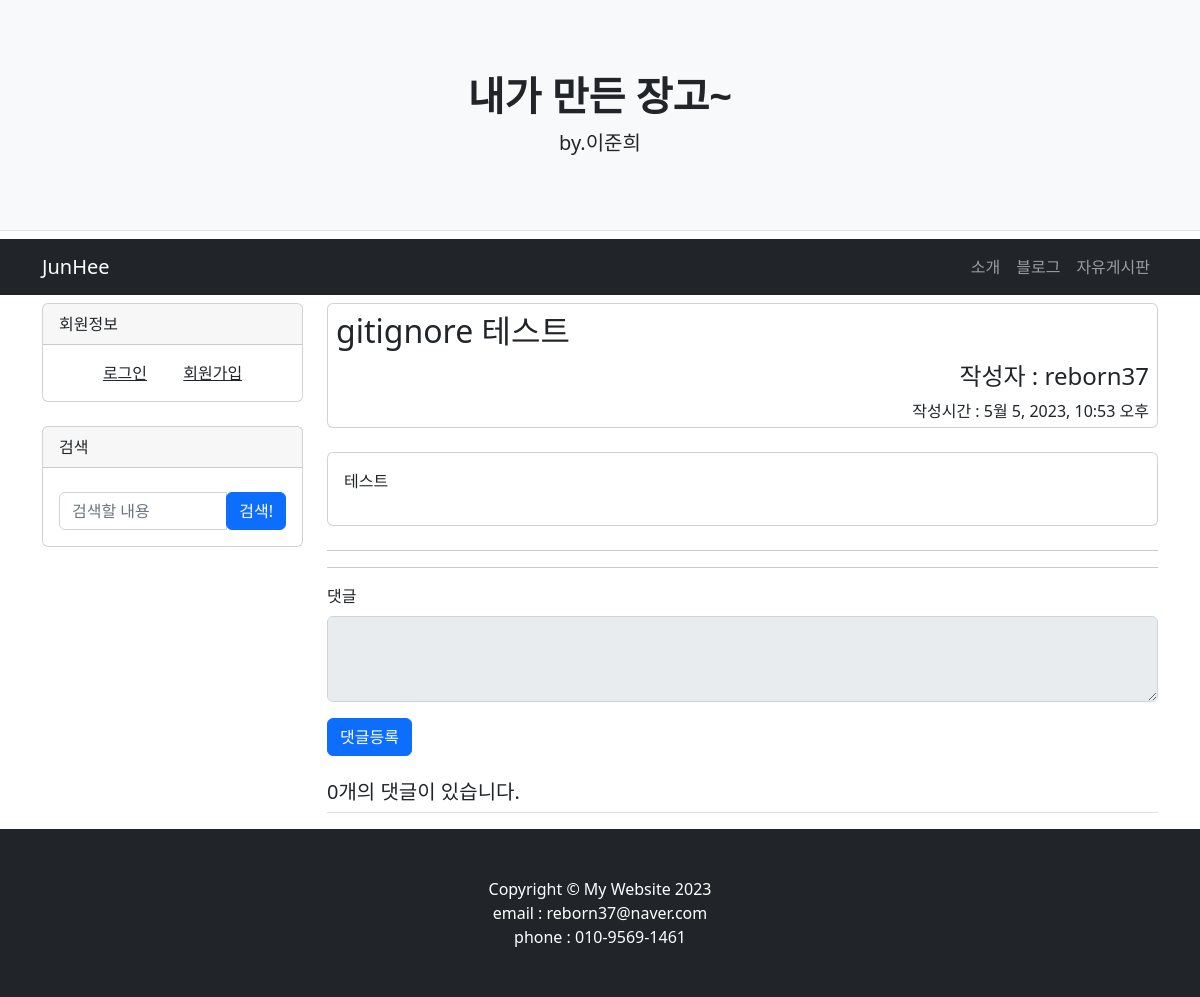
/freeboard/4/, run on an earlier commit of the app's database.
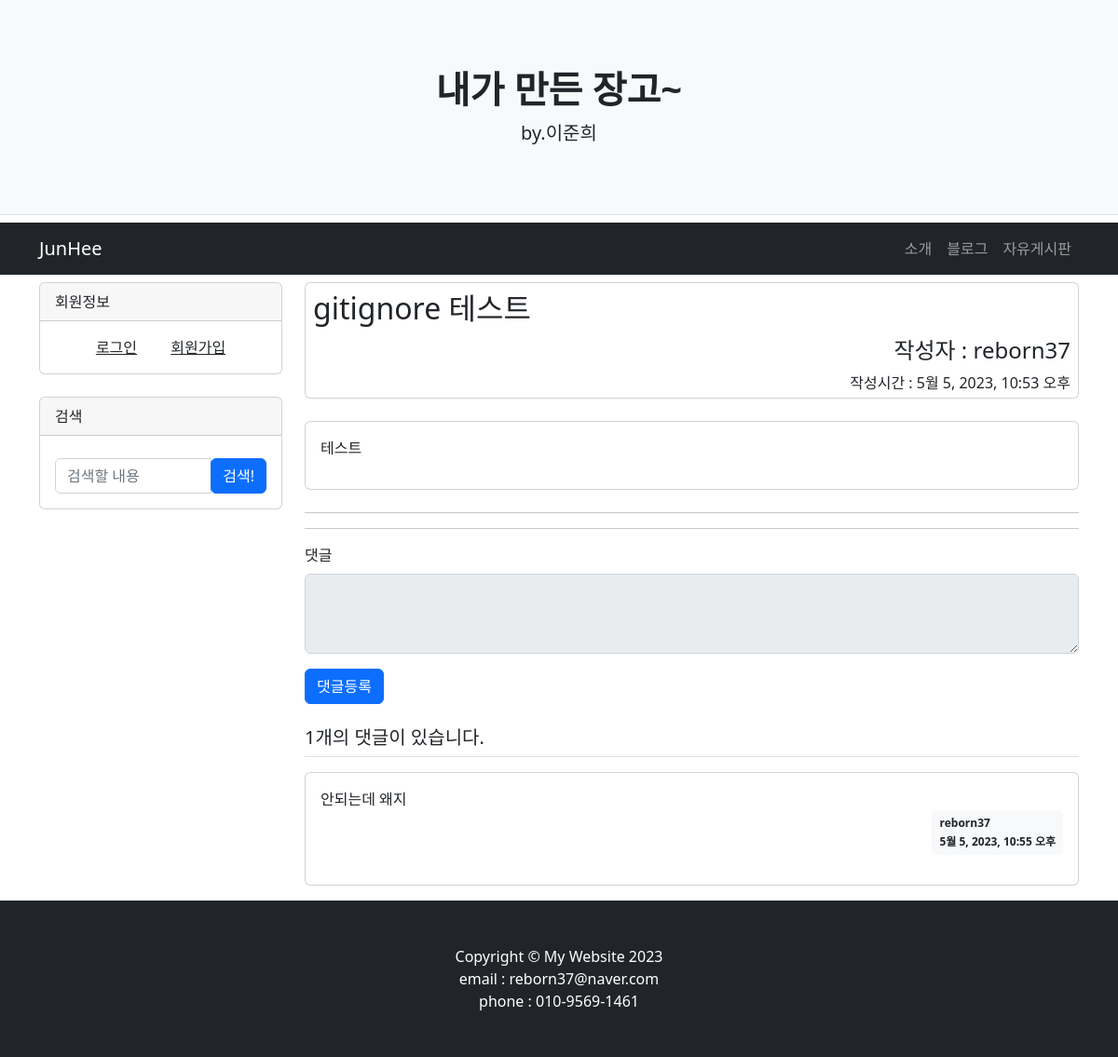
And on a later commit of the database.
### freeboard/models.py (models this page shows, shortened)
class FreePost(models.Model):
    id = models.AutoField(primary_key=True)
    title = models.CharField(max_length=200)
    author = models.ForeignKey(User, on_delete=models.CASCADE, related_name='free_author_question')
    content = models.TextField()
    create_date = models.DateTimeField()
    modify_date = models.DateTimeField(null=True, blank=True)
    click = models.IntegerField(null=True, default=0) # 클릭
    class Meta:
        db_table = 'freepost'

class FreeComment(models.Model):
    freepost = models.ForeignKey(FreePost, on_delete=models.CASCADE)
    author = models.ForeignKey(User, on_delete=models.CASCADE, related_name='free_author_answer')
    content = models.TextField()
    create_date = models.DateTimeField()
    modify_date = models.DateTimeField(null=True, blank=True)

### freeboard/views.py (the view)
# urls.py: path('<int:freepost_id>/',views.free_detail,name='free_detail'),
def free_detail(request, freepost_id):
    freepost = get_object_or_404(FreePost, pk=freepost_id)
    comments = countcomment(request)
    posts = countpost(request)
    context = {'post': freepost,'posts':posts,'comments':comments}
    return render(request, 'freeboard/freeboard_detail.html', context)

### freeboard/templatetags/free_filter.py (called while the page is built)
@register.filter
def mark(value):
    extensions = ["nl2br", "fenced_code","tables"]
    return mark_safe(markdown.markdown(value, extensions=extensions))

### freeboard/views.py (called while the page is built)
def countpost(request):
    if request.user in User.objects.all(): # 유저가 로그인하면
        postcount = Post.objects.filter(author_id=request.user).count()
        freepostcount = FreePost.objects.filter(author_id=request.user).count()
        return postcount+freepostcount # 유저의 아이디=포스트 작성자 아이디 인 포스트들의 갯수를 세서 posts에 담아서 render

def countcomment(request):
    if request.user in User.objects.all():
        commentcount = Comment.objects.filter(author_id=request.user).count()
        freecommentcount = FreeComment.objects.filter(author_id=request.user).count()
        return commentcount+freecommentcount

### templates/freeboard/freeboard_detail.html (shortened to what this page needs)
{% extends 'base.html' %}
{% load free_filter %}
{% block content %}
<div class="container">
    <div class="row">
        {% include  "freeleftbox.html" %}
        <div class='col-lg-9'>
            <div class='card mb-4'>
                <h2 class='my-2 mx-2'>{{ post.title }}</h2>
                <h4 class='text-lg-end mx-2 my-1'>작성자 : {{ post.author.username }}</h4>
                <p class='text-lg-end mx-2 my-1'>작성시간 : {{ post.create_date }}</p>
            </div>
            <div class='card mb-4'>
                <div class='card-body'>
                    <div class='card-text'>
                        {{ post.content|mark }}
                    </div>
                </div>
            </div>
            <hr/>
            <hr/>
            <form action="{% url 'freeboard:free_comment_create' post.id %}" method="post" class="my-3">
                <div class="mb-3">
                    <label for="content" class="form-label">댓글</label>
                    <textarea {% if not user.is_authenticated %}disabled{% endif %}
                    name="content" id="content" class="form-control" rows="3"></textarea>
                </div>
                <input type="submit" value="댓글등록" class="btn btn-primary">
            </form>
            <h5 class="border-bottom my-3 py-2">{{post.freecomment_set.count}}개의 댓글이 있습니다.</h5>
            {% for comment in post.freecomment_set.all %}
            <div class="card my-3">
                <div class="card-body">
                    <div class="card-text">{{ comment.content }}</div>
                    <div class="d-flex justify-content-end">
                        {% if comment.modify_date %}
                        <div class="badge bg-light text-dark p-2 text-start mx-3">
                            <div class="mb-2">{{ comment.author.username }}</div>
                            <div>{{ comment.modify_date }}(수정됨)</div>
                        </div>
                        {% else %}
                        <div class="badge bg-light text-dark p-2 text-start">
                            <div class="mb-2">{{ comment.author.username }}</div>
                            <div>{{ comment.create_date }}</div>
                        </div>
                        {% endif %}
                    </div>
                </div>
            </div>
            {% endfor %}
        </div>
    </div>
</div>
{% endblock %}

### templates/base.html (shortened to what this page needs)
{% load static %}
<!DOCTYPE html>
<html lang="ko">
<head>
    <link rel="stylesheet" type="text/css" href="{% static 'main.css' %}">
</head>
<body>
    <header class="py-4 bg-light border-bottom mb-2">
        <div class="container">
            <div class="text-center my-5">
                <h1 class="fw-bolder">내가 만든 장고~</h1>
                <p class="lead mb-0">by.이준희</p>
            </div>
        </div>
    </header>
    <nav class="navbar navbar-expand-lg navbar-dark bg-dark mb-2">
        <div class="container">
            <a class="navbar-brand" href="/">JunHee</a>
            <div class="collapse navbar-collapse" id="navbarSupportedContent">
                <ul class="navbar-nav ms-auto mb-2 mb-lg-0">
                    <li class="nav-item"><a class="nav-link" href="/">소개</a></li>
                    <li class="nav-item"><a class="nav-link" href="/blog">블로그</a></li>
                    <li class="nav-item"><a class="nav-link" href="/freeboard">자유게시판</a></li>
                </ul>
            </div>
        </div>
    </nav>
    {% block content %}
    {% endblock %}
    <footer class="py-5 bg-dark">
        <div class="container"><p class="m-0 text-center text-white">Copyright &copy; My Website 2023</p></div>
            <p class="m-0 text-center text-white">email : reborn37@naver.com</p>
            <p class="m-0 text-center text-white">phone : 010-9569-1461</p>
    </footer>
</body>
</html>

### templates/freeleftbox.html (shortened to what this page needs)
<div class="col-lg-3">
    <div class="card mb-4">
        <div class="card-header">회원정보</div>
        {% if user.is_authenticated %}
        <a class='card-body py-2' href="{% url 'common:logout' %}">{{ user.username }} (로그아웃)</a>
        <p class='card-body mb-0 py-2'>게시글수 : {{ posts }} </p>
        <p class='card-body mb-0 py-2'>댓글수 : {{ comments }} </p>
        {% else %}
        <div class='column py-3 text-center'>
            <a class='card-body' href="{% url 'common:login' %}">로그인</a>
            <a class='card-body' href="{% url 'common:signup' %}">회원가입</a>
        </div>
        {% endif %}
    </div>
    <div class="card mb-4">
        <div class="card-header mb-2">검색</div>
        <div class="card-body">
            <div class="input-group">
                <input class="form-control" type="text" placeholder="검색할 내용" id="search_kw" value="{{ kw|default_if_none:'' }}" />
                <div class="input-group-append">
                    <button class="btn btn-primary" id="button-search" type="button">검색!</button>
                </div>
            </div>
        </div>
    </div>
</div>

What changed in the data, as far as the page shows it:
computed for FreePost "gitignore 테스트": freecomment_set.count "0" → "1"
added FreeComment: content "안되는데 왜지", author.username "reborn37", create_date "5월 5, 2023, 10:55 오후"
